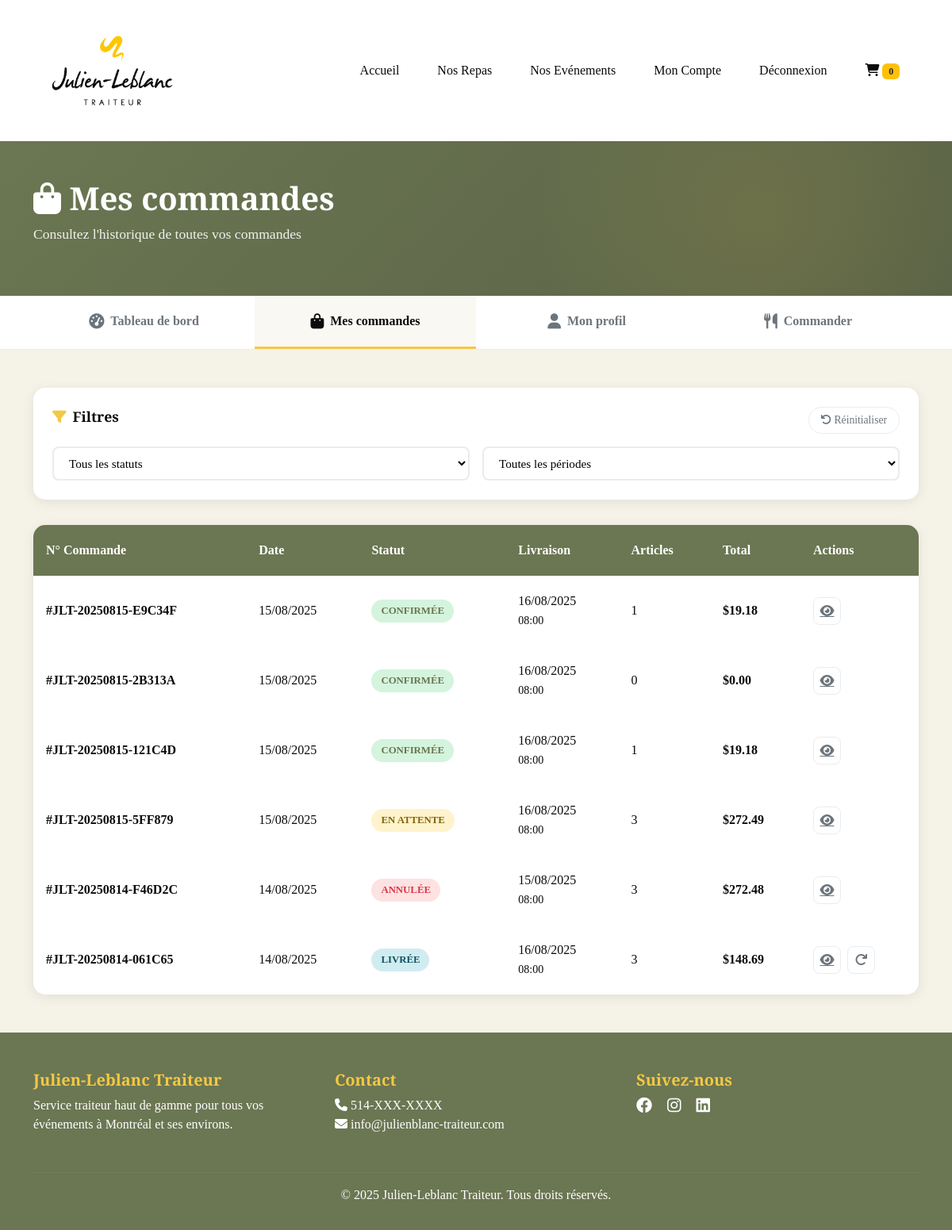
Screenshot of /account/orders/ (signed in) with the database file from the repository.
### JLTsite/models.py (models this page shows, shortened)
class Order(models.Model):
    PENDING = 'pending'
    CONFIRMED = 'confirmed'
    PREPARING = 'preparing'
    READY = 'ready'
    DELIVERED = 'delivered'
    CANCELLED = 'cancelled'
    STATUS_CHOICES = [
        (PENDING, 'En attente'),
        (CONFIRMED, 'Confirmée'),
        (PREPARING, 'En préparation'),
        (READY, 'Prête'),
        (DELIVERED, 'Livrée'),
        (CANCELLED, 'Annulée'),
    ]
    PICKUP = 'pickup'
    DELIVERY = 'delivery'
    DELIVERY_CHOICES = [
        (PICKUP, 'Ramassage'),
        (DELIVERY, 'Livraison'),
    ]
    order_number = models.CharField(max_length=50, unique=True, editable=False)
    user = models.ForeignKey(User, on_delete=models.SET_NULL, null=True, related_name='orders')
    status = models.CharField(max_length=20, choices=STATUS_CHOICES, default=PENDING)
    first_name = models.CharField(max_length=100)
    last_name = models.CharField(max_length=100)
    email = models.EmailField()
    phone = models.CharField(max_length=20)
    company = models.CharField(max_length=200, blank=True)
    delivery_type = models.CharField(max_length=20, choices=DELIVERY_CHOICES, default=DELIVERY)
    delivery_address = models.TextField()
    delivery_postal_code = models.CharField(max_length=10)
    delivery_city = models.CharField(max_length=100)
    delivery_date = models.DateField()
    delivery_time = models.TimeField()
    delivery_notes = models.TextField(blank=True)
    subtotal = models.DecimalField(max_digits=10, decimal_places=2)
    tax_rate = models.DecimalField(max_digits=5, decimal_places=2, default=Decimal('14.975'))
    tax_amount = models.DecimalField(max_digits=10, decimal_places=2)
    delivery_fee = models.DecimalField(max_digits=10, decimal_places=2, default=Decimal('0.00'))
    discount_amount = models.DecimalField(max_digits=10, decimal_places=2, default=Decimal('0.00'))
    total = models.DecimalField(max_digits=10, decimal_places=2)
    payment_method = models.CharField(max_length=50, blank=True)
    payment_status = models.CharField(max_length=50, default='pending')
    transaction_id = models.CharField(max_length=200, blank=True)
    created_at = models.DateTimeField(auto_now_add=True)
    updated_at = models.DateTimeField(auto_now=True)
    confirmed_at = models.DateTimeField(null=True, blank=True)
    delivered_at = models.DateTimeField(null=True, blank=True)
    admin_notes = models.TextField(blank=True)
    ORDER_SOURCE_CHOICES = [
        ('online', 'En ligne'),
        ('manual', 'Manuelle (téléphone/sur place)'),
        ('admin', 'Créée par admin'),
    ]
    order_source = models.CharField(
        max_length=20,
        choices=ORDER_SOURCE_CHOICES,
        default='online',
        verbose_name='Source de la commande'
    )
    created_by = models.ForeignKey(
        User,
        on_delete=models.SET_NULL,
        null=True,
        blank=True,
        related_name='orders_created',
        verbose_name='Créée par'
    )
    is_phone_order = models.BooleanField(default=False, verbose_name='Commande téléphonique')
    class Meta:
        verbose_name = 'Commande'
        verbose_name_plural = 'Commandes'
        ordering = ['-created_at']

### JLTsite/views.py (the view)
# urls.py: path('account/orders/', views.customer_orders, name='customer_orders'),
@login_required
def customer_orders(request):
    orders = Order.objects.filter(user=request.user).order_by('-created_at')
    status = request.GET.get('status')
    if status:
        orders = orders.filter(status=status)
    paginator = Paginator(orders, 10)
    page = request.GET.get('page')
    orders = paginator.get_page(page)
    return render(request, 'JLTsite/customer_orders.html', {'orders': orders})

### JLTsite/templates/JLTsite/customer_orders.html (shortened to what this page needs)
{% extends 'JLTsite/base.html' %}
{% load static %}
{% load humanize %}
{% block content %}
<section class="dashboard-header">
    <div class="container">
        <div class="page-header">
            <h1><i class="fas fa-shopping-bag"></i> Mes commandes</h1>
            <p>Consultez l'historique de toutes vos commandes</p>
        </div>
    </div>
</section>
<section class="dashboard-nav">
    <div class="container">
        <div class="nav-tabs">
            <a href="{% url 'customer_dashboard' %}" class="nav-tab">
                <i class="fas fa-tachometer-alt"></i>
                <span>Tableau de bord</span>
            </a>
            <a href="{% url 'customer_orders' %}" class="nav-tab active">
                <i class="fas fa-shopping-bag"></i>
                <span>Mes commandes</span>
            </a>
            <a href="{% url 'customer_profile' %}" class="nav-tab">
                <i class="fas fa-user"></i>
                <span>Mon profil</span>
            </a>
            <a href="{% url 'shop_boites_lunch' %}" class="nav-tab">
                <i class="fas fa-utensils"></i>
                <span>Commander</span>
            </a>
        </div>
    </div>
</section>
<section class="orders-content">
    <div class="container">
        <div class="filters-card">
            <div class="filters-header">
                <h3 class="filters-title">
                    <i class="fas fa-filter"></i> Filtres
                </h3>
                <button class="btn-reset" onclick="resetFilters()">
                    <i class="fas fa-undo"></i> Réinitialiser
                </button>
            </div>
            <form method="GET" action="{% url 'customer_orders' %}" id="filtersForm">
                <div class="filters-grid">
                    <div class="filter-group">
                        <select name="status" onchange="this.form.submit()">
                            <option value="">Tous les statuts</option>
                        </select>
                    </div>
                    <div class="filter-group">
                        <select name="period" onchange="this.form.submit()">
                            <option value="">Toutes les périodes</option>
                        </select>
                    </div>
                </div>
            </form>
        </div>
        {% if orders %}
        <div class="orders-table-card">
            <div class="table-responsive">
                <table class="orders-table">
                    <thead>
                        <tr>
                            <th>N° Commande</th>
                            <th>Date</th>
                            <th>Statut</th>
                            <th>Livraison</th>
                            <th>Articles</th>
                            <th>Total</th>
                            <th>Actions</th>
                        </tr>
                    </thead>
                    <tbody>
                        {% for order in orders %}
                        <tr onclick="window.location.href='{% url 'customer_order_detail' order.order_number %}'">
                            <td>
                                <a href="{% url 'customer_order_detail' order.order_number %}" class="order-number-link">
                                    #{{ order.order_number }}
                                </a>
                            </td>
                            <td>{{ order.created_at|date:"d/m/Y" }}</td>
                            <td>
                                <span class="order-status status-{{ order.status }}">
                                    {{ order.get_status_display }}
                                </span>
                            </td>
                            <td>
                                {{ order.delivery_date|date:"d/m/Y" }}<br>
                                <small>{{ order.delivery_time|time:"H:i" }}</small>
                            </td>
                            <td>{{ order.items.count }}</td>
                            <td><strong>${{ order.total|floatformat:2 }}</strong></td>
                            <td onclick="event.stopPropagation()">
                                <div class="order-actions">
                                    <a href="{% url 'customer_order_detail' order.order_number %}"
                                       class="btn-action" title="Voir les détails">
                                        <i class="fas fa-eye"></i>
                                    </a>
                                    {% if order.status == 'delivered' %}
                                    <button class="btn-action" title="Commander à nouveau" onclick="reorderItems('{{ order.order_number }}')">
                                        <i class="fas fa-redo"></i>
                                    </button>
                                    {% endif %}
                                </div>
                            </td>
                        </tr>
                        {% endfor %}
                    </tbody>
                </table>
            </div>
        </div>
        {% endif %}
    </div>
</section>
{% endblock %}

### JLTsite/templates/JLTsite/customer_orders.html (style rules this page uses)
.dashboard-header { background: linear-gradient(135deg, var(--jlt-green) 0%, var(--jlt-green-dark) 100%); padding: 3rem 0; position: relative; overflow: hidden; }
.dashboard-header::before { content: ''; position: absolute; top: -50%; right: -10%; width: 60%; height: 200%; background: radial-gradient(circle, rgba(244, 200, 67, 0.1) 0%, transparent 70%); animation: float 20s ease-in-out infinite; }
.page-header h1 { color: white; font-size: 2.5rem; margin-bottom: 0.5rem; position: relative; z-index: 1; }
.page-header p { color: rgba(255, 255, 255, 0.9); font-size: 1.1rem; position: relative; z-index: 1; }
.dashboard-nav { background: white; border-bottom: 1px solid var(--jlt-gray-light); box-shadow: 0 2px 10px rgba(0,0,0,0.05); }
.nav-tabs { display: flex; gap: 0; border: none; margin: 0; }
.nav-tab { flex: 1; text-align: center; padding: 1.25rem 1rem; background: transparent; border: none; border-bottom: 3px solid transparent; color: var(--jlt-gray); font-weight: 600; text-decoration: none; transition: all 0.3s ease; display: flex; align-items: center; justify-content: center; gap: 0.5rem; }
.nav-tab.active { color: var(--jlt-black); border-bottom-color: var(--jlt-yellow); background: var(--jlt-beige-light); }
.nav-tab i { font-size: 1.2rem; }
.orders-content { padding: 3rem 0; background: var(--jlt-beige); min-height: 500px; }
.filters-card { background: white; border-radius: 15px; padding: 1.5rem; box-shadow: 0 3px 15px rgba(0,0,0,0.08); margin-bottom: 2rem; }
.filters-header { display: flex; justify-content: space-between; align-items: center; margin-bottom: 1rem; }
.filters-title { font-size: 1.1rem; font-weight: 600; color: var(--jlt-black); display: flex; align-items: center; gap: 0.5rem; }
.filters-title i { color: var(--jlt-yellow); }
.btn-reset { background: transparent; border: 1px solid var(--jlt-gray-light); color: var(--jlt-gray); padding: 6px 15px; border-radius: 20px; font-size: 0.85rem; cursor: pointer; transition: all 0.3s ease; }
.filters-grid { display: grid; grid-template-columns: repeat(auto-fit, minmax(200px, 1fr)); gap: 1rem; }
.filter-group select { width: 100%; padding: 10px 15px; border: 2px solid var(--jlt-gray-light); border-radius: 8px; background: white; font-size: 0.95rem; transition: all 0.3s ease; cursor: pointer; }
.orders-table-card { background: white; border-radius: 15px; overflow: hidden; box-shadow: 0 3px 15px rgba(0,0,0,0.08); }
.table-responsive { overflow-x: auto; }
.orders-table { width: 100%; border-collapse: separate; border-spacing: 0; }
.orders-table thead { background: var(--jlt-green); color: white; }
.orders-table th { padding: 1.25rem 1rem; font-weight: 600; text-align: left; white-space: nowrap; }
.orders-table tbody tr { border-bottom: 1px solid var(--jlt-gray-light); transition: all 0.3s ease; cursor: pointer; }
.orders-table td { padding: 1.25rem 1rem; vertical-align: middle; }
.order-number-link { font-weight: 600; color: var(--jlt-black); text-decoration: none; transition: color 0.3s ease; }
.order-status { padding: 5px 12px; border-radius: 15px; font-size: 0.8rem; font-weight: 600; text-transform: uppercase; display: inline-block; }
.status-pending { background: #fff3cd; color: #856404; }
.status-confirmed { background: #d4f4dd; color: var(--jlt-green); }
.status-delivered { background: #d1ecf1; color: #0c5460; }
.status-cancelled { background: #fde2e2; color: #dc3545; }
.order-actions { display: flex; gap: 0.5rem; }
.btn-action { background: transparent; border: 1px solid var(--jlt-gray-light); color: var(--jlt-gray); width: 35px; height: 35px; border-radius: 8px; display: flex; align-items: center; justify-content: center; cursor: pointer; transition: all 0.3s ease; }

### rows the page displays
Order: order_number "JLT-20250815-E9C34F", created_at "15/08/2025", status "CONFIRMÉE", delivery_date "16/08/2025", delivery_time "08:00", items.count "1", total "19.18"
Order: order_number "JLT-20250815-2B313A", created_at "15/08/2025", status "CONFIRMÉE", delivery_date "16/08/2025", delivery_time "08:00", items.count "0", total "0.00"
Order: order_number "JLT-20250815-121C4D", created_at "15/08/2025", status "CONFIRMÉE", delivery_date "16/08/2025", delivery_time "08:00", items.count "1", total "19.18"
Order: order_number "JLT-20250815-5FF879", created_at "15/08/2025", status "EN ATTENTE", delivery_date "16/08/2025", delivery_time "08:00", items.count "3", total "272.49"
Order: order_number "JLT-20250814-F46D2C", created_at "14/08/2025", status "ANNULÉE", delivery_date "15/08/2025", delivery_time "08:00", items.count "3", total "272.48"
Order: order_number "JLT-20250814-061C65", created_at "14/08/2025", status "LIVRÉE", delivery_date "16/08/2025", delivery_time "08:00", items.count "3", total "148.69"
